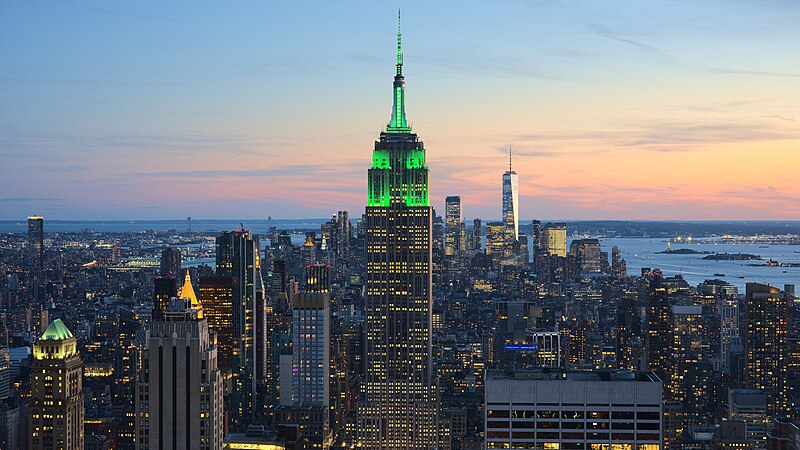
#> input picture test.jpg, 800 x 450 px
$ python -i preprocess.py   (imports and definitions only)   (older library calls are emulated)
#> lines starting #> are read from the running program, lines starting #| are printed output that depends on the picture
import cv2
import numpy as np
from scipy.fftpack import dct, idct
import tensorflow as tf
import numpy as np
from tensorflow.keras.layers import Conv2D, Input, Reshape
from tensorflow.keras.models import Model
import cv2

# [40 lines left out: function apply_srm_filters, not called in this run]

# # Example usage
# image_path = 'test.jpg'  # Specify the image path
# output = apply_srm_filters(image_path)

# # Output shape of the result (1 * 512 * 512)
# # print("Output shape:", output.shape)


def high_pass_filter(dct_coeffs, threshold=1):
    """
    Applies a high-pass filter to the DCT coefficients.

    Parameters:
    dct_coeffs (numpy.ndarray): DCT coefficients of the image.
    threshold (int): Threshold for high-pass filtering.

    Returns:
    numpy.ndarray: High-pass filtered DCT coefficients.
    """
    # Zero out low-frequency components below the threshold
    h, w = dct_coeffs.shape
    dct_coeffs[:threshold, :threshold] = 0
    return dct_coeffs

# [26 lines left out: functions laplacian_filter, preprocessing, not called in this run]

def dct_YCbCr(image, threshold=10):
    """
    Applies a high-pass filter to the DCT coefficients.

    Parameters:
    dct_coeffs (numpy.ndarray): DCT coefficients of the image.
    threshold (int): Threshold for high-pass filtering.

    Returns:
    numpy.ndarray: High-pass filtered DCT coefficients.
    """
#> called with image = 'test.jpg', threshold = 10
    # Zero out low-frequency components below the threshold
    img = cv2.imread(image, cv2.IMREAD_COLOR)
#> img is the input picture: shape (450, 800, 3); mean B, G, R 129.1, 121, 114.1
    img = cv2.resize(img, (224, 224))
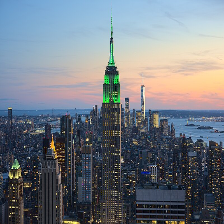
#> img: shape (224, 224, 3); mean B, G, R 129.2, 121.1, 114
    img = cv2.cvtColor(img, cv2.COLOR_BGR2YCrCb)
#> img: shape (224, 224, 3); mean of channels 0, 1, 2 119.9, 123.8, 133.2
    Y, Cr, Cb = cv2.split(img)
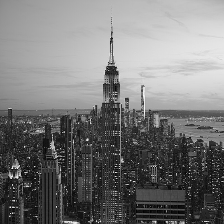
#> Y: shape (224, 224); min 0, max 246, mean 119.9
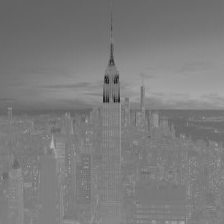
#> Cr: shape (224, 224); min 22, max 186, mean 123.8
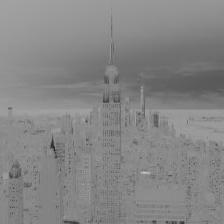
#> Cb: shape (224, 224); min 26, max 210, mean 133.2
    dct_Y = dct(dct(Y.T, norm='ortho').T, norm='ortho')
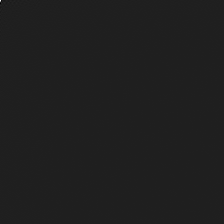
#> dct_Y: shape (224, 224) float64; min -3831.2, max 26854.1, mean 0.6; drawn with min black and max white
    dct_Y = high_pass_filter(dct_Y, threshold = threshold)
    dct_Cr = dct(dct(Cr.T, norm='ortho').T, norm='ortho')
    # dct_Cr = high_pass_filter(dct_Cr, threshold = threshold)
    dct_Cb = dct(dct(Cb.T, norm='ortho').T, norm='ortho')
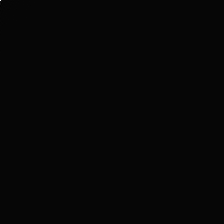
#> dct_Cb: shape (224, 224) float64; min -790.3, max 29846.7, mean 0.7; drawn with min black and max white
    dct_Cb = high_pass_filter(dct_Cb, threshold = threshold)
#> call 2 of high_pass_filter, with threshold = 10
#> in high_pass_filter (call 2), `dct_coeffs[:threshold, :threshold] = 0`:
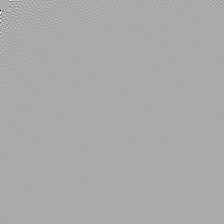
#> dct_coeffs: shape (224, 224) float64; min -308.6, max 154, mean 0; drawn with min black and max white
    return dct_Y, img, dct_Cr, dct_Cb
# image_path = 'test.jpg'
# dct_Y, img, dct_Cr, dct_Cb = dct_YCbCr(image_path, threshold=50)
# # img, dct_filtered, laplacian = preprocessing(image_path)
# # print(dct_filtered.shape)
# # print(laplacian.shape)

# # Show the images
# import matplotlib.pyplot as plt
# plt.figure(figsize=(10, 5))
# plt.subplot(1, 2, 1)
# plt.imshow(dct_Y, cmap='gray')
# plt.title('DCT Filtered Image')
# plt.axis('off')
# # plt.subplot(1, 2, 2)
# # plt.imshow(laplacian, cmap='grey')
# # plt.title('Laplacian Filtered Image')
# # plt.axis('off')
# plt.show()

>>> result = dct_YCbCr('test.jpg')
